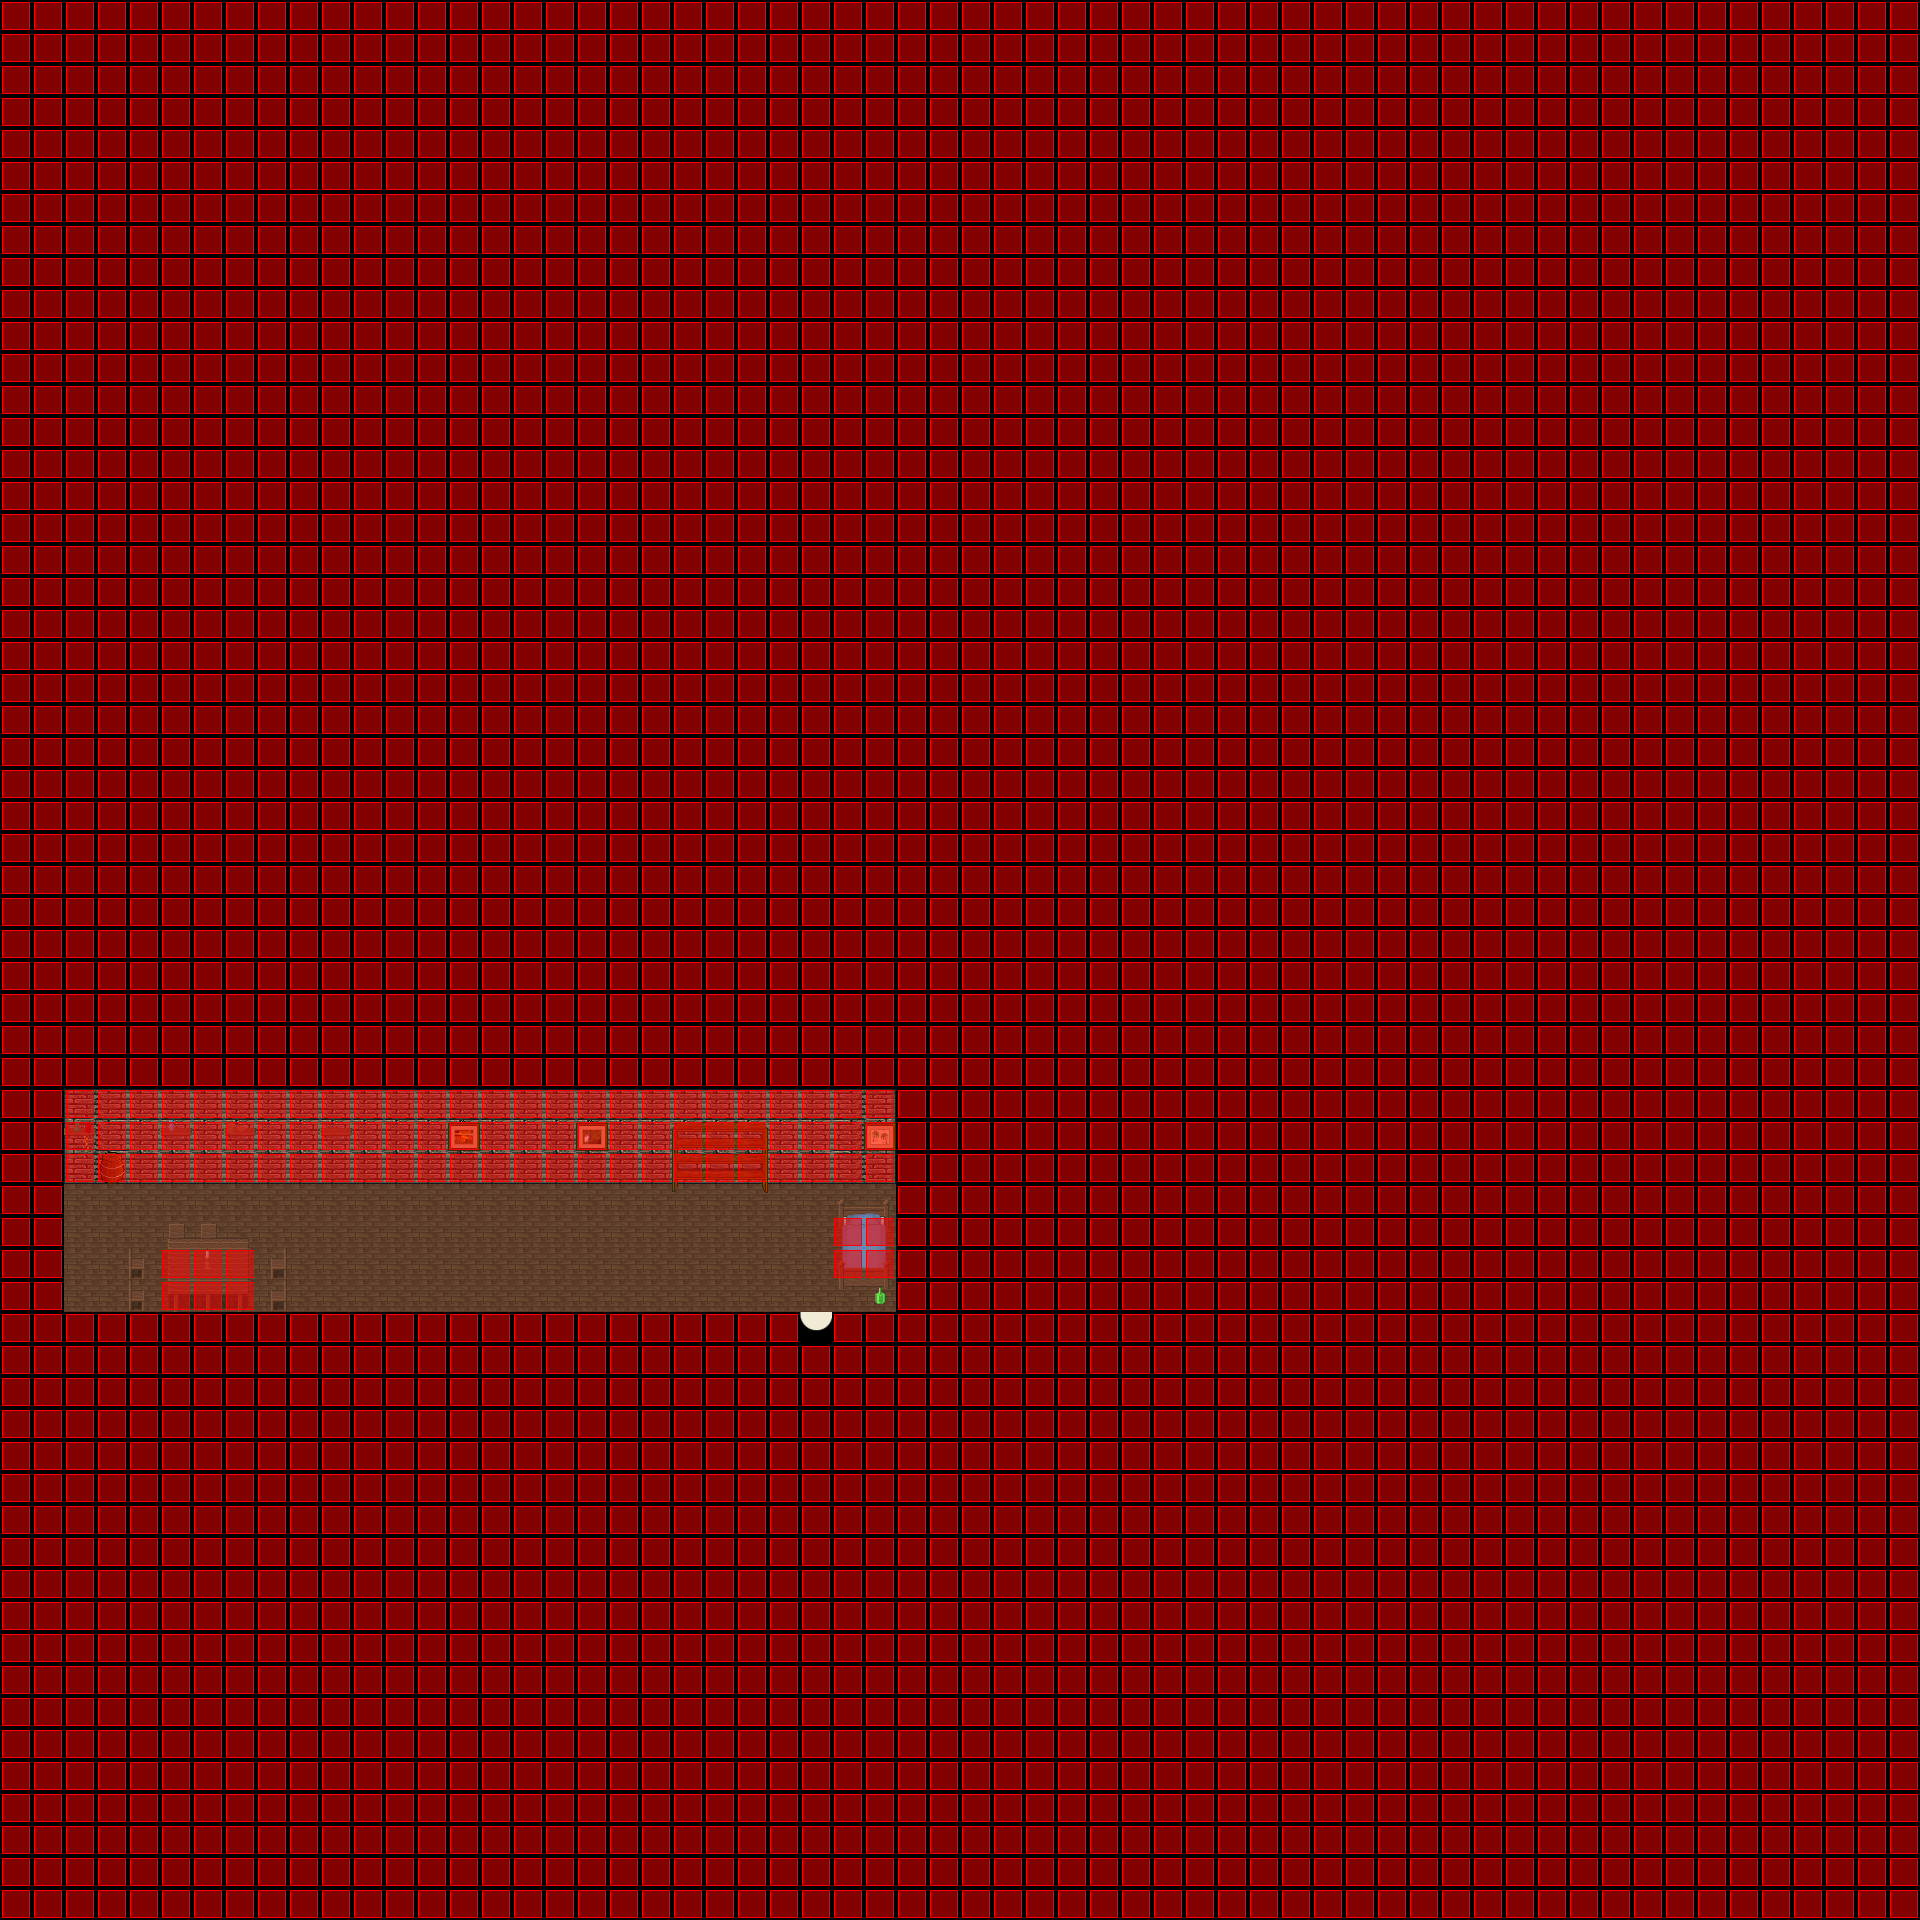

A 2D game scene composited from a Tiled map and its tileset images. What follows is a short description and the map's XML, with each tile layer's data collapsed to a summary:
An orthogonal 60x60 tile map with 32x32 px tiles, 7 tile layers (Ground, Ground, Ground, Ground, ...), 8 tilesets and 2 objects (SCRIPT, WARP).

<map version="1.0" orientation="orthogonal" width="60" height="60" tilewidth="32" tileheight="32">
 <properties>
  <property name="music" value="faith.ogg" />
 </properties>
 <tileset firstgid="1" name="collision1_32_32" tilewidth="32" tileheight="32">
  <image source="../graphics/tiles/collision1_32_32.png" width="1024" height="1024" />
 </tileset>
 <tileset firstgid="1025" name="indoor3_32_32" tilewidth="32" tileheight="32">
  <image source="../graphics/tiles/indoor3_32_32.png" width="1024" height="1024" />
 </tileset>
 <tileset firstgid="2049" name="indoor2_32_32" tilewidth="32" tileheight="32">
  <image source="../graphics/tiles/indoor2_32_32.png" width="1024" height="1024" />
 </tileset>
 <tileset firstgid="3073" name="indoor2_32_64" tilewidth="32" tileheight="64">
  <image source="../graphics/tiles/indoor2_32_64.png" width="1024" height="1024" />
 </tileset>
 <tileset firstgid="3585" name="indoor2_32_96" tilewidth="32" tileheight="96">
  <image source="../graphics/tiles/indoor2_32_96.png" width="1024" height="960" />
 </tileset>
 <tileset firstgid="3905" name="indoor1_32_64" tilewidth="32" tileheight="64">
  <image source="../graphics/tiles/indoor1_32_64.png" width="1024" height="1024" />
 </tileset>
 <tileset firstgid="4417" name="desert3_32_32" tilewidth="32" tileheight="32">
  <image source="../graphics/tiles/desert3_32_32.png" width="1024" height="1024" />
 </tileset>
 <tileset firstgid="5441" name="desert1_32_32" tilewidth="32" tileheight="32">
  <image source="../graphics/tiles/desert1_32_32.png" width="1024" height="1024" />
 </tileset>
 <layer name="Ground" width="60" height="60">
  <data>[3600 cells, 3600 non-empty, 3 distinct tile ids]</data>
 </layer>
 <layer name="Ground" width="60" height="60">
  <data>[3600 cells, 78 non-empty, 15 distinct tile ids]</data>
 </layer>
 <layer name="Ground" width="60" height="60">
  <data>[3600 cells, 26 non-empty, 23 distinct tile ids]</data>
 </layer>
 <layer name="Ground" width="60" height="60">
  <data>[3600 cells, 2 non-empty, 2 distinct tile ids]</data>
 </layer>
 <layer name="Fringe" width="60" height="60">
  <data>[3600 cells, 3 non-empty, 3 distinct tile ids]</data>
 </layer>
 <layer name="Over" width="60" height="60">
  <data>[3600 cells, 5 non-empty, 5 distinct tile ids]</data>
 </layer>
 <layer name="Collision" width="60" height="60">
  <data>[3600 cells, 3505 non-empty, 1 distinct tile ids]</data>
 </layer>
 <objectgroup name="Object" width="60" height="60">
  <object name="External Map Events" type="SCRIPT" x="0" y="0">
   <properties>
    <property name="FILENAME" value="scripts/maps/iw-nelaro-house01-o00-o00-o00.lua" />
   </properties>
  </object>
  <object name="Warp to city" type="WARP" x="800" y="1312" width="32" height="32">
   <properties>
    <property name="DEST_MAP" value="ow-o0000-n0004-o0000" />
    <property name="DEST_X" value="1840" />
    <property name="DEST_Y" value="2384" />
   </properties>
  </object>
 </objectgroup>
</map>
